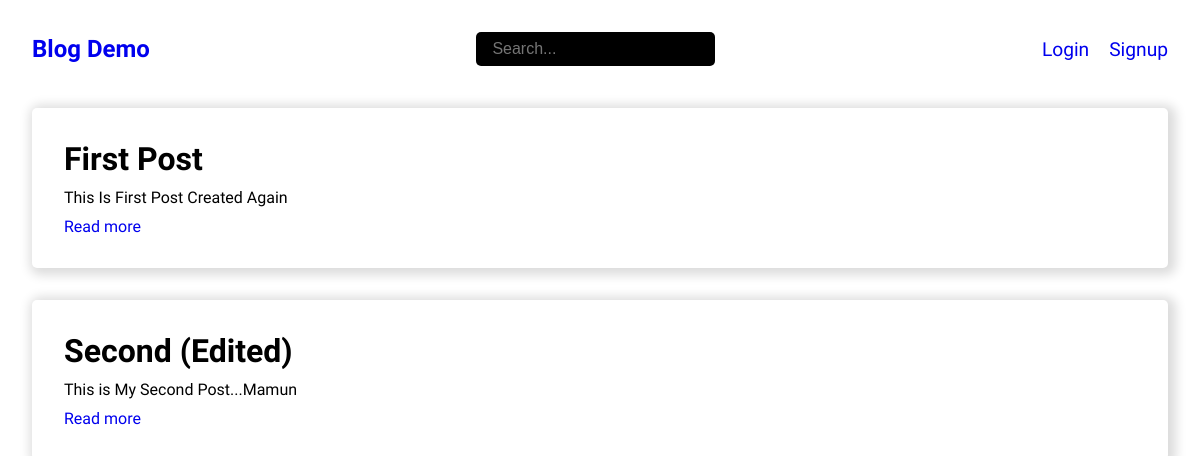
/, run on an earlier commit of the app's database.
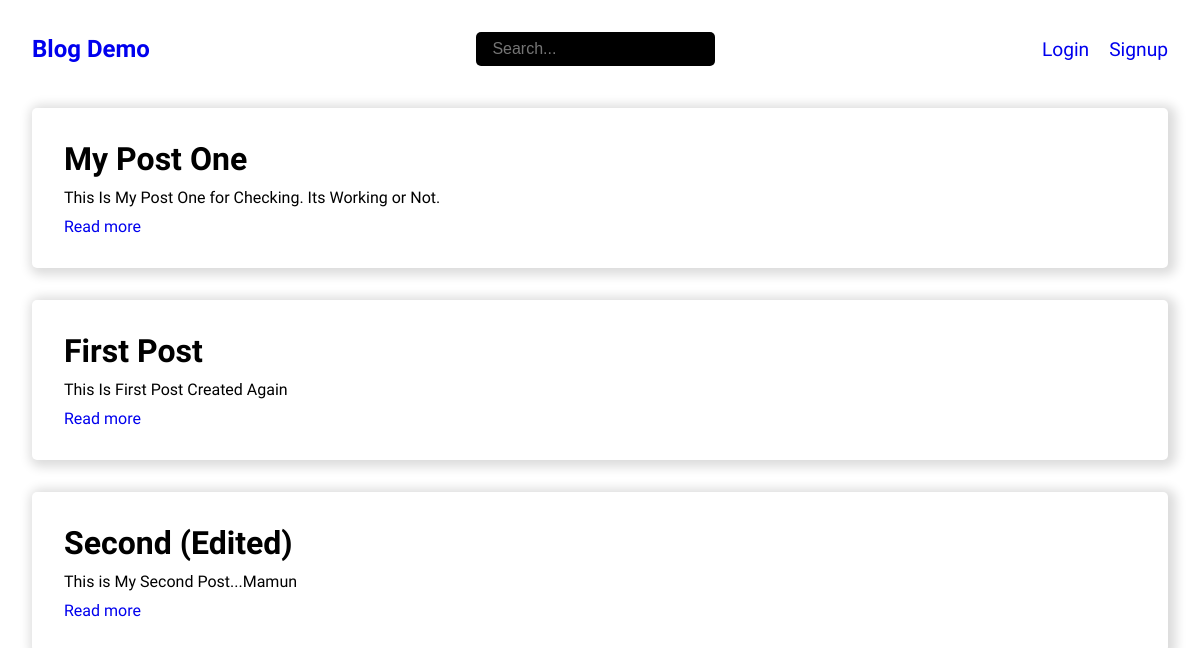
And on a later commit of the database.
### blog/models.py (models this page shows, shortened)
class Post(models.Model):
    title = models.CharField(max_length=100)
    body = models.TextField()
    author = models.ForeignKey(User, on_delete = models.CASCADE, null=True, blank=True)
    created = models.DateTimeField(auto_now_add=True)
    updated = models.DateTimeField(auto_now=True)
    class Meta:
        ordering = ["-created"]

### blog/views.py (the view)
# urls.py: path('', views.index, name="home"),
def index(request):
    posts = search_posts(request)
    context = { "posts": posts }
    return render(request, "index.html", context)

### blog/views.py (called while the page is built)
def search_posts(request):
    post_search = ""
    if request.GET.get("search"):
        post_search = request.GET.get('search')
    posts = Post.objects.filter(Q(title__icontains=post_search) | Q(body__icontains=post_search))
    return posts

### templates/index.html
{% extends 'base.html' %}
{% block content %}
    <div class="container">
        {% include "components/posts.html" %}
    </div>
{% endblock content %}

### templates/components/posts.html
{% for post in posts %}
<div class="blog">
  <h1>{{post.title}}</h1>
  <p>{{post.body}}</p>
  <a href="{% url 'post_detail' post.id %}">Read more</a>
</div>
{% empty %}
  <h1>No posts to show</h1>
{% endfor %}

What changed in the data, as far as the page shows it:
added Post: title "My Post One", body "This Is My Post One for Checking. Its Working or Not."
